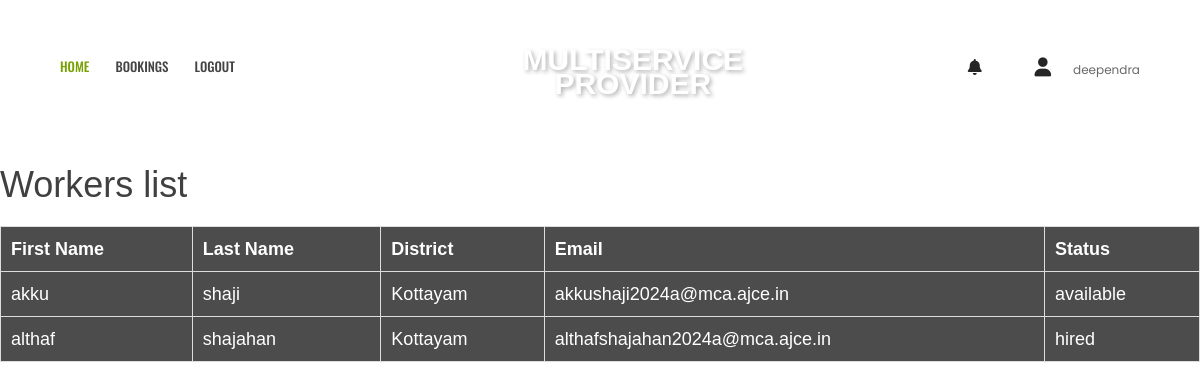
Page /provider/21/workers/ (signed in) on the earlier database version.
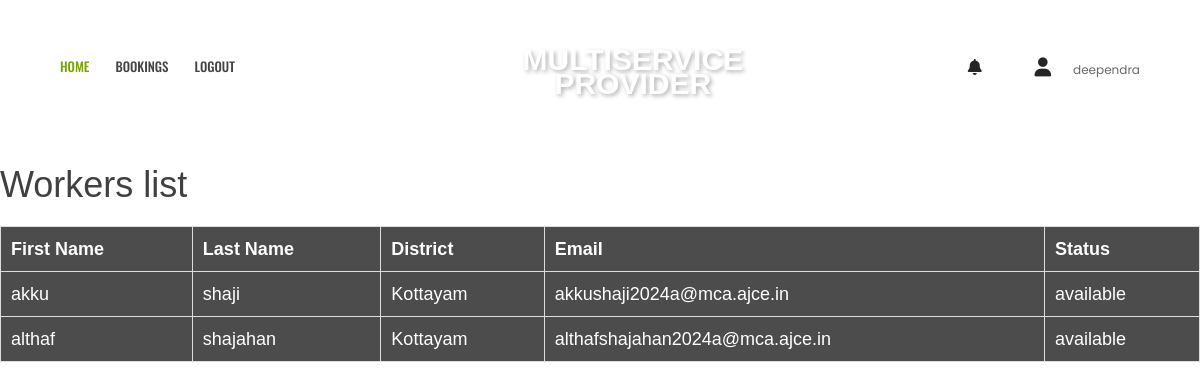
Same page on the later database version.
### app1/models.py (models this page shows)
class Worker(models.Model):
    user = models.OneToOneField(MyUser, on_delete=models.CASCADE, primary_key=True)
    provider = models.ForeignKey(ServiceProvider, on_delete=models.CASCADE)
    branchid = models.ManyToManyField(Branch)
    service_types = models.ManyToManyField(ServiceTypes)
    first_name = models.TextField(max_length=100)
    last_name = models.TextField(max_length=100)
    email = models.EmailField(unique=True)
    dob = models.DateField(null=True, blank=True)
    phone = models.CharField(max_length=12, unique=True)
    pincode = models.IntegerField()
    district = models.TextField(max_length=100)
    state = models.TextField(max_length=100)
    role = models.CharField(max_length=15)
    status = models.CharField(max_length=15)

### app1/views.py (the view)
# urls.py: path('provider/<int:userid>/workers/', views.worker_list, name='worker_list'),
def worker_list(request, userid):
    try:
        managerid=BranchManager.objects.get(user=userid)
        manager = BranchManagerAssignment.objects.get(manager=managerid)
        branch_id = manager.branch
        workers = Worker.objects.filter(branchid=branch_id)
        return render(request, 'worker_list.html', {'workers': workers})
    except BranchManagerAssignment.DoesNotExist:
        messages.error(request, "You are not assigned as a branch manager.")
        return redirect('home')

### app1/templates/worker_list.html (shortened to what this page needs)
{% load static %}
<!doctype html>
<html class="no-js" lang="en">
<head>
        <link rel="stylesheet" href="{% static 'userassets/css/bootstrap.min.css' %}">
        <link rel="stylesheet" href="{% static 'userassets/css/font-awesome.min.css' %}">
        <link rel="stylesheet" href="{% static 'userassets/css/ie7.css' %}">
        <link rel="stylesheet" href="{% static 'userassets/css/plugins.css' %}">
        <link rel="stylesheet" href="{% static 'userassets/css/style.css' %}">
    </head>
    <link rel="stylesheet" href="https://cdnjs.cloudflare.com/ajax/libs/font-awesome/6.0.0/css/all.min.css" />
    <body>
        <header class="header-area header-sticky">
            <div class="header-container">
                <div class="row">
                    <div class="col-lg-5 display-none-md display-none-xs">
                        <div class="ht-main-menu">
                            <nav>
                                <ul>
                                    <li class="active"><a href="{% url 'managerpage' %}">HOME </a>
                                    </li>
                                    <li><a href="{% url 'provider_bookings' %}">Bookings</a></li>
                                    <li><a href="{% url 'user_logout' %}">Logout</a></li>
                                </ul>
                            </nav>
                        </div>
                    </div>
                    <div class="col-lg-2 col-sm-4">
                        <div class="logo text-center">
                            <a href="" class="logo-text">MULTISERVICE <span class="provider-text" style="padding-top: 30px;">PROVIDER</span></a>
                        </div>
                    </div>
                    <div class="col-lg-5 col-sm-8">
                        <div class="header-content d-flex justify-content-end">
                            <div class="settings-wrapper">
                                <a href="#"><i class="fas fa-bell"></i></a>
                            </div>
                            <div class="cart-wrapper">
                                <a href="#"><i class="fas fa-user"></i></a>
                                <span>{{request.user}}</span>
                            </div>
                        </div>
                    </div>
                </div>
            </div>
        </header>
                            <br> <br> <br> <br> <br> <br>
                            <div class="booking-box">
                                <h1>Workers list</h1>
                                <table class="workers-table">
                                    <thead>
                                        <tr>
                                            <th>First Name</th>
                                            <th>Last Name</th>
                                            <th>District</th>
                                            <th>Email</th>
                                            <th>Status</th>
                                        </tr>
                                    </thead>
                                    <tbody>
                                        {% for worker in workers %}
                                            <tr class="worker-item">
                                                <td>{{ worker.first_name }}</td>
                                                <td>{{ worker.last_name }}</td>
                                                <td>{{ worker.district }}</td>
                                                <td>{{ worker.email }}</td>
                                                <td>{{ worker.status }}</td>
                                            </tr>
                                        {% empty %}
                                            <tr>
                                                <td colspan="5" class="no-workers">No available workers</td>
                                            </tr>
                                        {% endfor %}
                                    </tbody>
                                </table>
                            </div>
    </body>
</html>

Differences in the rows shown:
changed Worker "althaf": status "hired" → "available"
